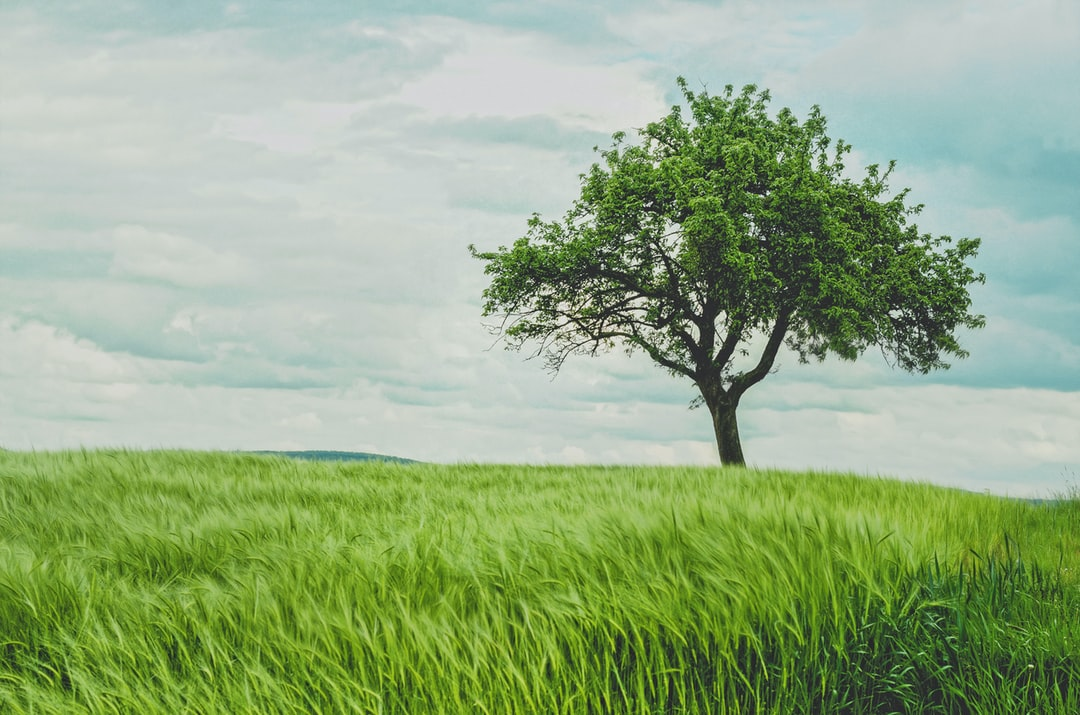
#> input picture Intermediate/nature.png, 1080 x 715 px
$ python edgedetect.py
#> lines starting #> are read from the running program, lines starting #| are printed output that depends on the picture; after the words box and inside, x2 and y2 are one past the last pixel; in counts of white or black regions, pixels touching at a corner belong together
import cv2

img=cv2.imread('nature.png',cv2.IMREAD_COLOR)
#> img is the input picture: shape (715, 1080, 3); mean B, G, R 131.6, 171.8, 148.5

edges=cv2.Canny(img,100,200)
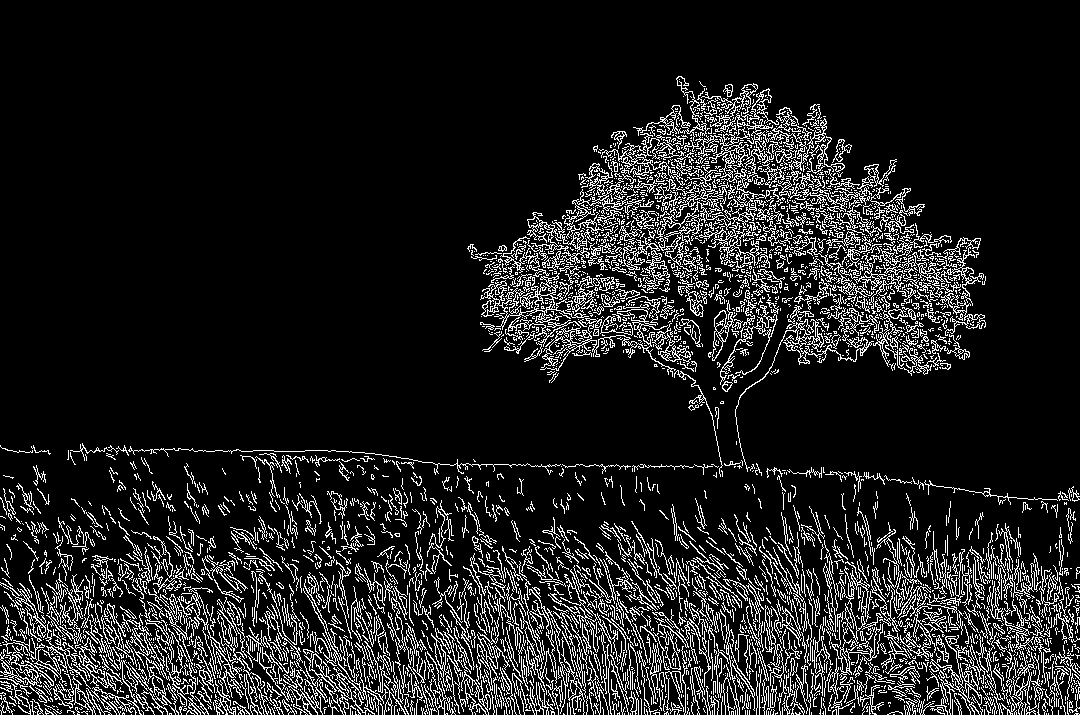
#> edges: shape (715, 1080); 12% white in thin lines or dots, all inside (x1, y1, x2, y2) = (0, 76, 1080, 715)

cv2.imshow("Original",img)
cv2.imshow("Edges",edges)

cv2.waitKey(0)
